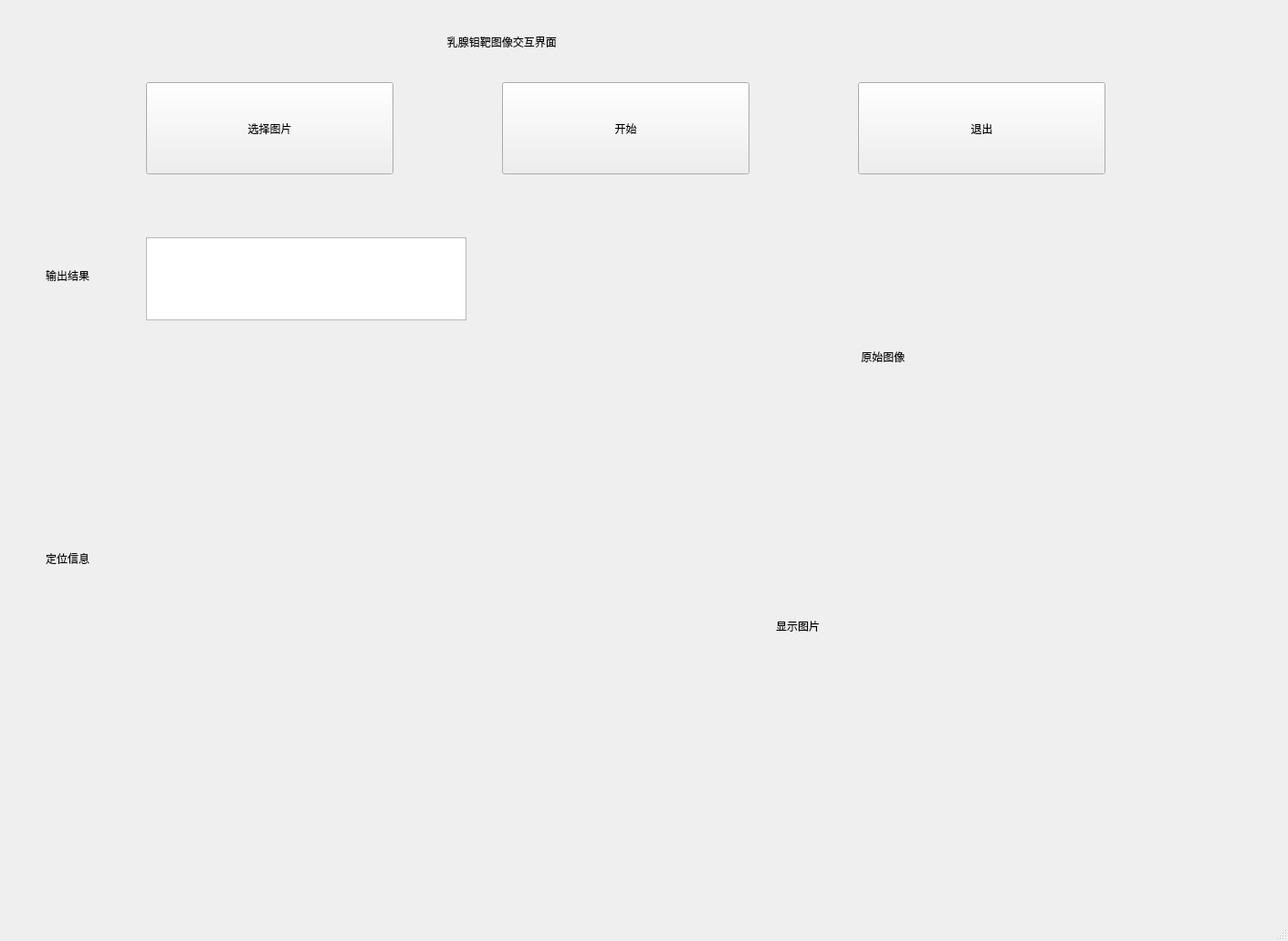
<?xml version="1.0" encoding="UTF-8"?>
<ui version="4.0">
 <class>MainWindow</class>
 <widget class="QMainWindow" name="MainWindow">
  <property name="geometry">
   <rect>
    <x>0</x>
    <y>0</y>
    <width>1411</width>
    <height>1031</height>
   </rect>
  </property>
  <property name="windowTitle">
   <string>MainWindow</string>
  </property>
  <widget class="QWidget" name="centralwidget">
   <widget class="QPushButton" name="pushButton">
    <property name="geometry">
     <rect>
      <x>160</x>
      <y>90</y>
      <width>271</width>
      <height>101</height>
     </rect>
    </property>
    <property name="text">
     <string>选择图片</string>
    </property>
   </widget>
   <widget class="QLabel" name="label">
    <property name="geometry">
     <rect>
      <x>50</x>
      <y>290</y>
      <width>108</width>
      <height>24</height>
     </rect>
    </property>
    <property name="text">
     <string>输出结果</string>
    </property>
   </widget>
   <widget class="QLabel" name="label_2">
    <property name="geometry">
     <rect>
      <x>470</x>
      <y>10</y>
      <width>381</width>
      <height>71</height>
     </rect>
    </property>
    <property name="text">
     <string>      乳腺钼靶图像交互界面</string>
    </property>
   </widget>
   <widget class="QLabel" name="label_3">
    <property name="geometry">
     <rect>
      <x>50</x>
      <y>600</y>
      <width>108</width>
      <height>24</height>
     </rect>
    </property>
    <property name="text">
     <string>定位信息</string>
    </property>
   </widget>
   <widget class="QPushButton" name="pushButton_2">
    <property name="geometry">
     <rect>
      <x>550</x>
      <y>90</y>
      <width>271</width>
      <height>101</height>
     </rect>
    </property>
    <property name="text">
     <string>开始</string>
    </property>
   </widget>
   <widget class="QPushButton" name="pushButton_3">
    <property name="geometry">
     <rect>
      <x>940</x>
      <y>90</y>
      <width>271</width>
      <height>101</height>
     </rect>
    </property>
    <property name="text">
     <string>退出</string>
    </property>
   </widget>
   <widget class="QLabel" name="label_4">
    <property name="geometry">
     <rect>
      <x>930</x>
      <y>370</y>
      <width>181</width>
      <height>41</height>
     </rect>
    </property>
    <property name="text">
     <string>    原始图像</string>
    </property>
   </widget>
   <widget class="QLabel" name="label_6">
    <property name="geometry">
     <rect>
      <x>850</x>
      <y>480</y>
      <width>421</width>
      <height>411</height>
     </rect>
    </property>
    <property name="text">
     <string>显示图片</string>
    </property>
   </widget>
   <widget class="QLabel" name="label_7">
    <property name="geometry">
     <rect>
      <x>170</x>
      <y>480</y>
      <width>441</width>
      <height>401</height>
     </rect>
    </property>
    <property name="text">
     <string/>
    </property>
   </widget>
   <widget class="QTextEdit" name="textEdit">
    <property name="geometry">
     <rect>
      <x>160</x>
      <y>260</y>
      <width>351</width>
      <height>91</height>
     </rect>
    </property>
   </widget>
   <zorder>pushButton</zorder>
   <zorder>label</zorder>
   <zorder>label_2</zorder>
   <zorder>label_3</zorder>
   <zorder>pushButton_2</zorder>
   <zorder>pushButton_3</zorder>
   <zorder>label_4</zorder>
   <zorder>textEdit</zorder>
   <zorder>label_7</zorder>
   <zorder>label_6</zorder>
  </widget>
  <widget class="QMenuBar" name="menubar">
   <property name="geometry">
    <rect>
     <x>0</x>
     <y>0</y>
     <width>1411</width>
     <height>37</height>
    </rect>
   </property>
  </widget>
  <widget class="QStatusBar" name="statusbar"/>
 </widget>
 <resources/>
 <connections/>
</ui>
